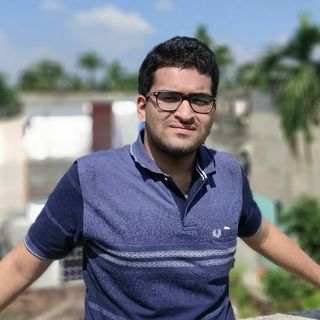
#> input picture Arkapratimghosh.jpg, 320 x 320 px, found by its file name
$ python colorToBlackWhite.py
#> lines starting #> are read from the running program, lines starting #| are printed output that depends on the picture
import cv2
#getting image
img=cv2.imread('D:\OneDrive\Pictures\Arkapratimghosh.jpg',cv2.IMREAD_ANYCOLOR)
#> img is the input picture: shape (320, 320, 3); mean B, G, R 132, 123.8, 119.7
#setting threshold
thresh=128
imgbw=cv2.threshold(img,thresh,255,cv2.THRESH_BINARY)[1]
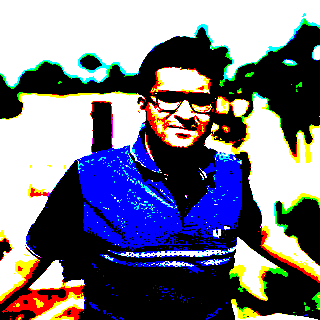
#> imgbw: shape (320, 320, 3); mean B, G, R 134.4, 117.9, 118.6
#save image
cv2.imwrite('D:\OneDrive\Pictures\ArkapratimghoshBW4.jpg',imgbw)
